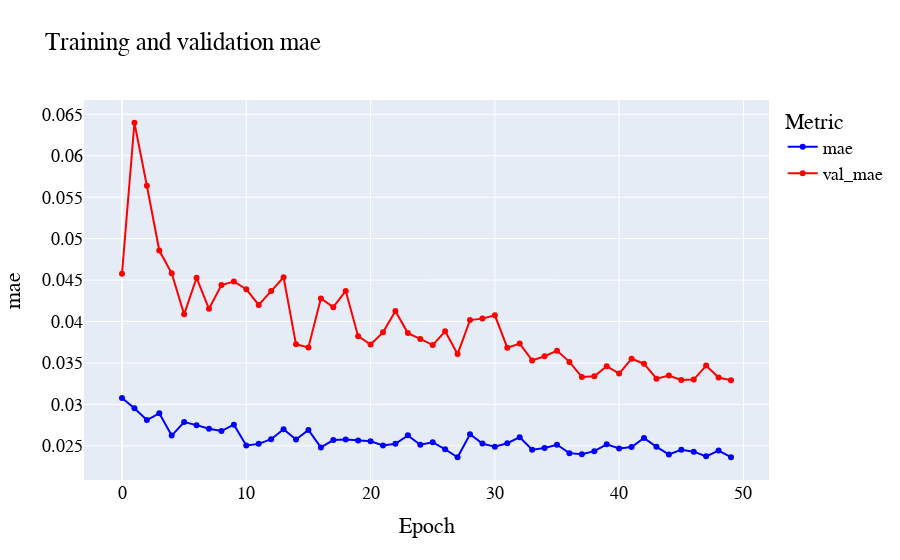

Notebook code for this chart:
### Code cell
training_figs_dict['mae'].show()
